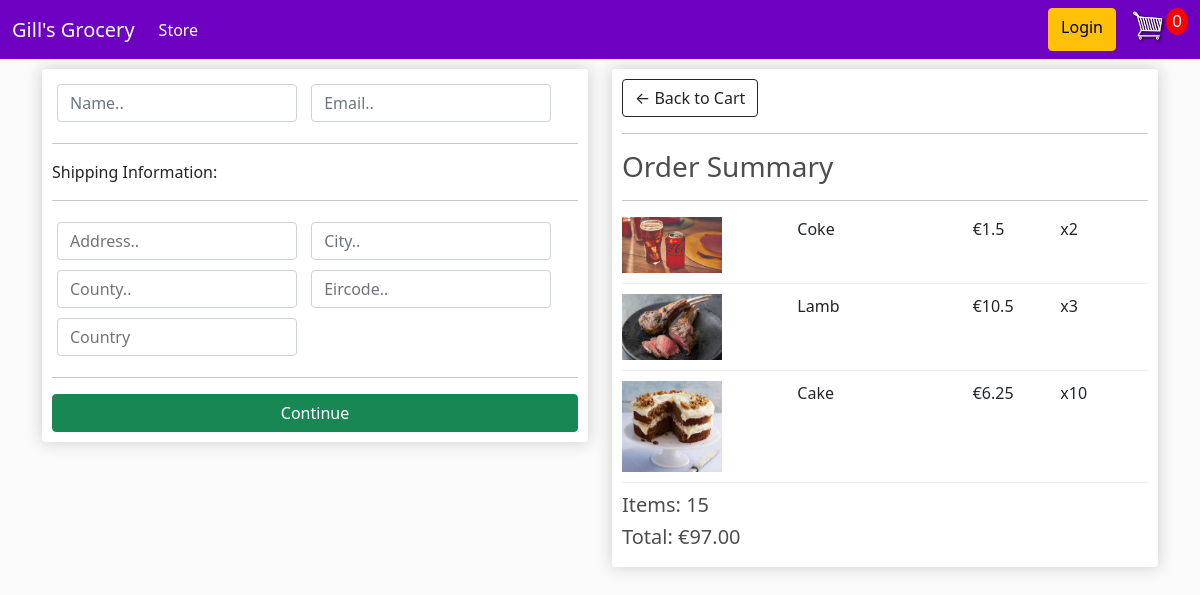
Screenshot of /checkout/ (signed in) with the database file from the repository.
### store/models.py (models this page shows, shortened)
class OrderItem(models.Model):
	product = models.ForeignKey(Product, on_delete=models.SET_NULL, null=True, blank=True)
	order = models.ForeignKey(Order, on_delete=models.SET_NULL, null=True, blank=True)
	quantity=models.IntegerField(default=0, null=True, blank=True)
	date_added = models.DateTimeField(auto_now_add=True)
	@property
	def get_total(self):
	    total = self.product.price * self.quantity
	    return total

class Product(models.Model):
    name=models.CharField(max_length=200, null=True)
    price=models.FloatField()
    digital=models.BooleanField(default=False, null=True, blank=False)
    image=models.ImageField(null=True, blank=True)
    @property
    def imageURL(self):
        try:
            url= self.image.url
        except:
            url=''
        return url

class Order(models.Model):
	customer = models.ForeignKey(Customer, on_delete=models.SET_NULL, null=True, blank=True)
	date_ordered = models.DateTimeField(auto_now_add=True)
	complete = models.BooleanField(default=False, null=True, blank=False)
	transaction_id = models.CharField(max_length=200, null=True)
	@property
	def get_cart_total(self):
	    orderitems= self.orderitem_set.all()
	    total=sum([item.get_total for item in orderitems])
	    return total
	@property
	def get_cart_items(self):
	    orderitems= self.orderitem_set.all()
	    total=sum([item.quantity for item in orderitems])
	    return total

### store/views.py (the view)
# urls.py: path('checkout/', views.checkout, name="checkout"),
def checkout(request):
    if request.user.is_authenticated:
        customer = request.user.customer
        order, created = Order.objects.get_or_create(customer=customer, complete=False)
        items= order.orderitem_set.all()
    else:
        items=[]
        order = {'get_cart_total': 0, 'get_cart_items':0}
    context={'items':items , 'order': order}
    return render(request, 'store/checkout.html', context)

### store/templates/store/checkout.html (shortened to what this page needs)
{% extends 'store/main.html' %}
{% load static %}
{% block content %}
<div class="row">
    <div class="col-lg-6">
        <div class="box-element " id="form-wrapper">
            <form  id="form">
                <div id="user-info">
                    <div class="form-field">
						<input required class="form-control" type="text" name="name" placeholder="Name..">
					</div>
					<div class="form-field">
						<input required class="form-control" type="email" name="email" placeholder="Email..">
					</div>
                </div>
                <div id="shipping-info">
                    <hr>
					<p>Shipping Information:</p>
					<hr>
					<div class="form-field">
						<input class="form-control" type="text" name="address" placeholder="Address..">
					</div>
					<div class="form-field">
						<input class="form-control" type="text" name="city" placeholder="City..">
					</div>
					<div class="form-field">
						<input class="form-control" type="text" name="state" placeholder="County..">
					</div>
					<div class="form-field">
						<input class="form-control" type="text" name="zipcode" placeholder="Eircode..">
					</div>
					<div class="form-field">
						<input class="form-control" type="text" name="country" placeholder="Country">
					</div>
                </div>
                <hr>
                <input id="form-button" class="btn btn-success btn-block" type="submit" value="Continue"/>
            </form>
        </div>
        <br>
    </div>
    <div class="col-lg-6">
        <div class="box-element">
            <a  class="btn btn-outline-dark" href="{% url 'cart' %}">&#x2190; Back to Cart</a>
            <hr>
            <h3>Order Summary</h3>
            <hr>
            {% for item in items %}
            <div class="cart-row">
				<div style="flex:2"><img class="row-image" src="{{ item.product.imageURL }}"></div>
				<div style="flex:2"><p>{{ item.product.name }}</p></div>
				<div style="flex:1"><p>€{{ item.product.price }}</p></div>
				<div style="flex:1"><p>x{{ item.quantity }}</p></div>
			</div>
            {% endfor %}
            <h5>Items:   {{order.get_cart_items}}</h5>
			<h5>Total:   €{{order.get_cart_total|floatformat:2}}</h5>
        </div>
    </div>
</div>
{% endblock content %}

### static/css/main.css (style rules this page uses)
body { background-color: hsl(0, 0%, 98%); }
h1,h2,h3,h4,h5,h6 { color:hsl(0, 0%, 30%); }
.box-element { box-shadow:hsl(0, 0%, 80%) 0 0 16px; background-color: #fff; border-radius: 4px; padding: 10px; }
.col-lg-4, .col-lg-6, .col-lg-8, .col-lg-12 { margin-top: 10px; }
.btn { border-radius: 10; }
.btn-block { width: 100%; }
.row-image { width: 100px; }
.form-field { width:250px; display: inline-block; padding: 5px; }
.cart-row { display: flex; align-items: stretch; padding-bottom: 10px; margin-bottom: 10px; border-bottom: 1px solid #ececec; }

### rows the page displays
OrderItem: product.imageURL (picture), product.name "Coke", product.price "1.5", quantity "2"
OrderItem: product.imageURL (picture), product.name "Lamb", product.price "10.5", quantity "3"
OrderItem: product.imageURL (picture), product.name "Cake", product.price "6.25", quantity "10"
Order: get_cart_items "15", get_cart_total "97.00"
